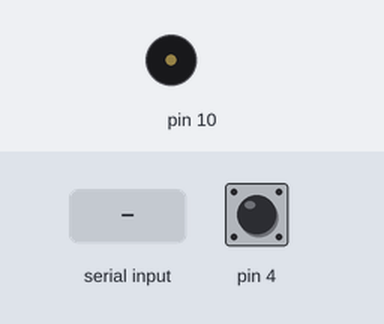
This sketch was run on a simulated Arduino Uno, built with avr-gcc and run on an emulated ATmega328P. On the bench: buzzer (waves = sounding). The inputs (shaded band) are chosen by the test bench; at power-on: pin 4 HIGH. Random numbers use the default seed unless the sketch sets one; what the sketch prints to the serial monitor is not drawn.

Above: at 1.2 s.
1.3 s: "s" received over Serial
At 2.35 s:
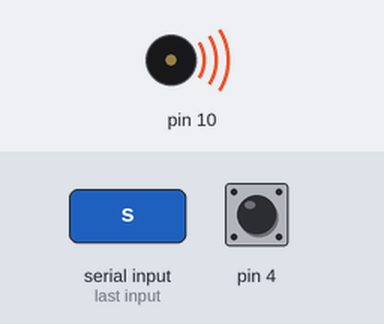
4.1 s: pin 4 pulled LOW for 0.15 s
Timing chart, 0 to 7.1 s (numbered marks = the images above; inputs shaded):
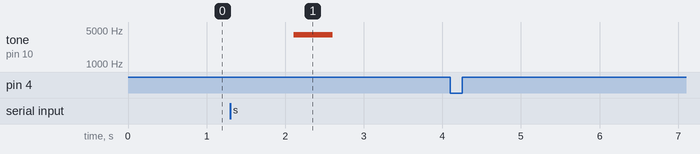

The sketch:

firmware.ino
```cpp
bool enable_delay = false;
int shoot_delay = 0;
int min_delay = 500;
int max_delay = 1000;
long int last_time = 0;

int tone_frecuency = 4000;
int tone_time = 500;

bool enable_wait = false;
long int start_time = 0;

void setup() {
  pinMode(4, INPUT_PULLUP);
  Serial.begin(115200);
  Serial.println("Water target firmware");
  Serial.println("V: 1.0");

}

void loop() {

  while (Serial.available() > 0) {
    if (Serial.read() == 's') {
      enable_delay = true;
      shoot_delay = random(min_delay, max_delay);
      last_time = millis();
    }
  }

  if (enable_delay && millis() - last_time >= shoot_delay) {
    tone(10, tone_frecuency, tone_time);
    enable_delay = false;
    enable_wait = true;
    start_time = millis();
  }

  if (!digitalRead(4) && enable_wait) {
    enable_wait = false;
    int duration = millis() - start_time;
    Serial.print("d:");
    Serial.println(duration);
  }

}
```

Measured:
- after the input at 1.3 s, tone on pin 10: silent → 4000 Hz after 0.81 s, → silent 0.50 s later
- after the input at 4.1 s, every drawn part: stays the same
